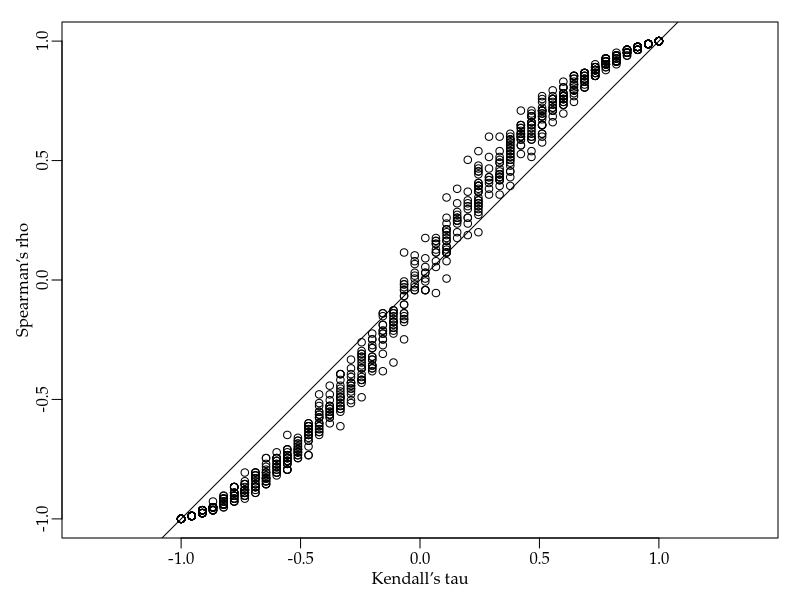

Write R code to recreate this figure.
args = commandArgs()
basename = sub(".R$", "", sub("^--file=(.*/)?", "", args[grep("^--file=", args)]))
if (length(basename) != 0)
    quartz(type="pdf", file=paste0(basename, ".pdf"), width=4, height=4)
par(family="Palatino")
par(mgp=c(1.5,0.5,0)) # title and axis margins. default: c(3,1,0)
par(mar=c(3,3,1,1)+0.1) # bottom, left, top, right margins. default: c(5,4,4,2)+0.1
f = function() {
    k = runif(1)
    a = runif(10)
    b = runif(10)
    x = k * a + (1-k) * b
    y = k * a - (1-k) * b
    c(cor(x,y,method="kendall"), cor(x,y,method="spearman"))
}
r = replicate(1000, f())
plot(r[1,], r[2,], xlim=c(-1,1), ylim=c(-1,1),
     xlab="Kendall’s tau", ylab="Spearman’s rho", asp=1)
abline(0, 1)
dev.off()
